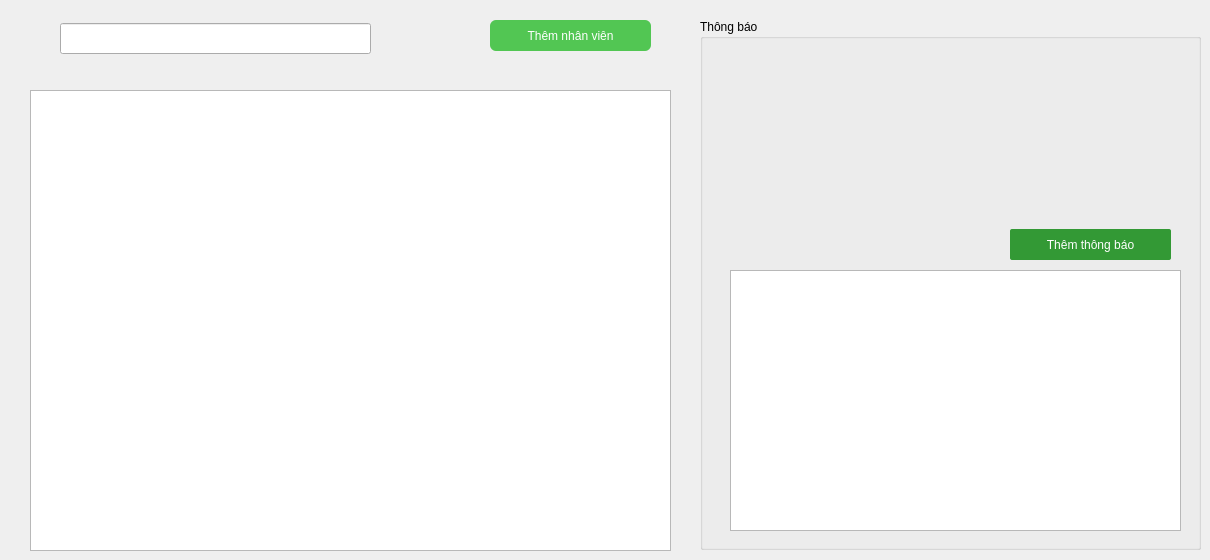
    <widget class="QWidget" name="page_5">
     <widget class="QLineEdit" name="leSeachInfoEmployeeByName">
      <property name="geometry">
       <rect>
        <x>60</x>
        <y>23</y>
        <width>311</width>
        <height>31</height>
       </rect>
      </property>
      <property name="styleSheet">
       <string notr="true">font-size: 16px;</string>
      </property>
     </widget>
     <widget class="QTableWidget" name="tableListEmployee">
      <property name="geometry">
       <rect>
        <x>30</x>
        <y>90</y>
        <width>641</width>
        <height>461</height>
       </rect>
      </property>
      <property name="styleSheet">
       <string notr="true">font-size: 16px;</string>
      </property>
     </widget>
     <widget class="QGroupBox" name="gbContainListNotify">
      <property name="geometry">
       <rect>
        <x>700</x>
        <y>19</y>
        <width>501</width>
        <height>531</height>
       </rect>
      </property>
      <property name="styleSheet">
       <string notr="true">QProgressBar::chunk {
    background-color: red;
    width: 10px;

}
 #QListWidget QScrollBar {
     border: 2px solid grey;
     background: #32CC99;
     width: 15px;
     margin: 22px 0 22px 0;
 }</string>
      </property>
      <property name="title">
       <string>Thông báo</string>
      </property>
      <widget class="QListWidget" name="containlistnotify">
       <property name="geometry">
        <rect>
         <x>30</x>
         <y>251</y>
         <width>451</width>
         <height>261</height>
        </rect>
       </property>
       <property name="styleSheet">
        <string notr="true">QScrollBar:horizontal {

    border: 2px solid #f8f7f7;
    background: #32CC99;
    height: 15px;
    margin: 0px 10px 0 10px;
}
QScrollBar::handle:horizontal {
    background: white;
    min-width: 10px;
}
QScrollBar::add-line:horizontal {
    border: 2px solid #f8f7f7;
    background: #32CC99;
    width: 10px;
    subcontrol-position: right;
    subcontrol-origin: margin;
}

QScrollBar::sub-line:horizontal {
    border: 2px solid #f8f7f7;
    background: #32CC99;
    width: 10px;
    subcontrol-position: left;
    subcontrol-origin: margin;
}</string>
       </property>
      </widget>
      <widget class="QLabel" name="logoInNotify">
       <property name="geometry">
        <rect>
         <x>30</x>
         <y>35</y>
         <width>201</width>
         <height>161</height>
        </rect>
       </property>
       <property name="styleSheet">
        <string notr="true"/>
       </property>
       <property name="text">
        <string/>
       </property>
       <property name="pixmap">
        <pixmap>../../../Downloads/_161b88ae-8a07-4f01-a604-bb4a1b69b921.jpg</pixmap>
       </property>
       <property name="scaledContents">
        <bool>true</bool>
       </property>
      </widget>
      <widget class="QLabel" name="lbHeadNotify">
       <property name="geometry">
        <rect>
         <x>270</x>
         <y>45</y>
         <width>201</width>
         <height>151</height>
        </rect>
       </property>
       <property name="text">
        <string/>
       </property>
       <property name="pixmap">
        <pixmap>../../../Downloads/_fcb4db05-5bbd-47b7-a001-a2bcb4b8e8ec.jpg</pixmap>
       </property>
       <property name="scaledContents">
        <bool>true</bool>
       </property>
      </widget>
      <widget class="QPushButton" name="btnaddnotify">
       <property name="geometry">
        <rect>
         <x>310</x>
         <y>210</y>
         <width>161</width>
         <height>31</height>
        </rect>
       </property>
       <property name="styleSheet">
        <string notr="true">background-color: #339935;
color: white;
border-radius: 2px;</string>
       </property>
       <property name="text">
        <string>Thêm thông báo</string>
       </property>
      </widget>
     </widget>
     <widget class="QPushButton" name="btnAddEmployee">
      <property name="geometry">
       <rect>
        <x>490</x>
        <y>20</y>
        <width>161</width>
        <height>31</height>
       </rect>
      </property>
      <property name="styleSheet">
       <string notr="true">border-radius: 6px;
background-color: #52c653;
color: white;</string>
      </property>
      <property name="text">
       <string>Thêm nhân viên</string>
      </property>
     </widget>
    </widget>
